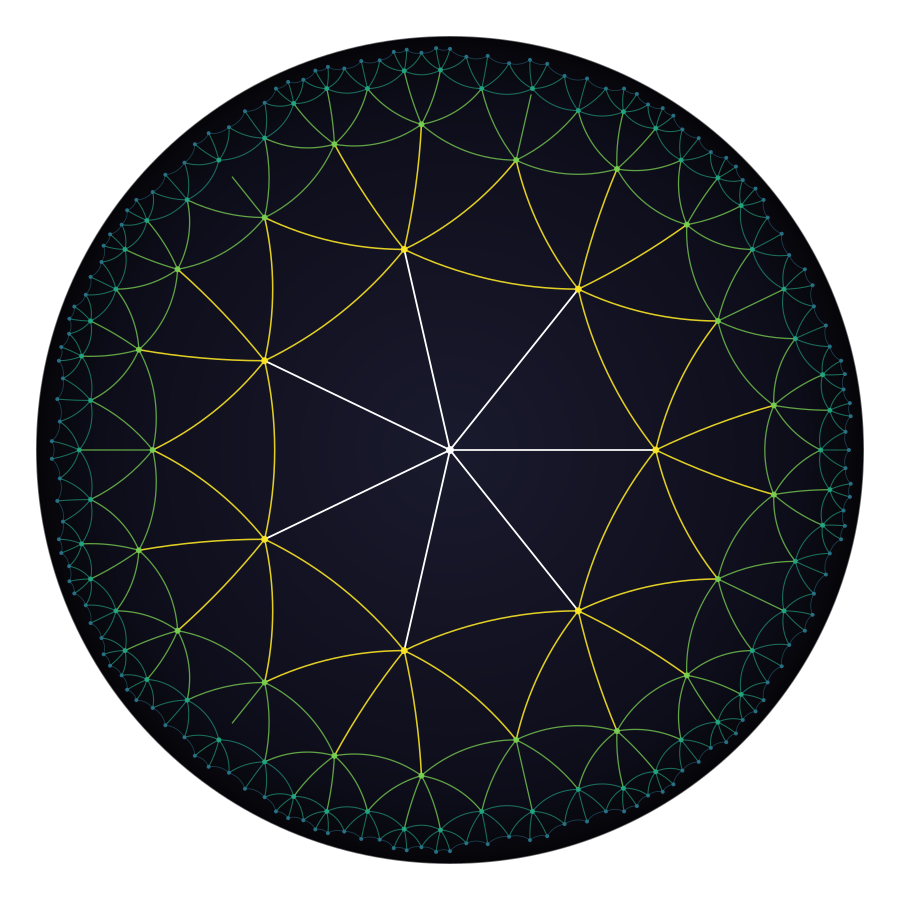

Source code (Python):
"""
Poincare Disk -- exact {3,7} tiling
====================================
Computes exact hyperbolic positions for every vertex of the {3,7} tiling
in the Poincare disk model using Mobius transformations.

The key formula: for an equilateral hyperbolic triangle with all vertex
angles alpha = 2pi/7 (since 7 triangles meet at each vertex), the hyperbolic
side length a satisfies:

    cosh(a) = cos(alpha) / (1 - cos(alpha))

Vertex positions in the Poincare disk are complex numbers z with |z| < 1,
where Euclidean distance |z| = tanh(d/2) for hyperbolic distance d from origin.

Mobius transformations (Mobius group PSL(2,R)) act as isometries of the
hyperbolic plane and are used to place each new triangle exactly.

Outputs
-------
  poincare_37.svg     -- exact tiling rendered as SVG, colored by ring
  poincare_coords.npy -- (N, 2) array of Poincare coordinates per vertex,
                        in the same vertex order as build_combinatorial()
                        -> use as additional node features for the GNN

Usage
-----
  python poincare_37.py [--rings N]  (default 4)

The coordinates in poincare_coords.npy can be loaded in the main GNN script:
  coords = np.load('poincare_coords.npy')   # shape (N, 2)
  # Add as extra node features alongside pos_xyz, ring_norm, etc.
"""

import math
from typing import Dict, List, Set, Tuple, Optional
import cmath
import argparse
import numpy as np
from collections import defaultdict
from pathlib import Path

# ===============================================================================
# Hyperbolic geometry constants for the {3,7} tiling
# ===============================================================================

ALPHA   = 2 * math.pi / 7          # vertex angle (7 triangles per vertex)
COSH_A  = math.cos(ALPHA) / (1 - math.cos(ALPHA))
A       = math.acosh(COSH_A)       # hyperbolic edge length
TANH_A2 = math.tanh(A / 2)         # Poincare disk radius for one edge length


# ===============================================================================
# Mobius transformation utilities
# ===============================================================================

def mob_translate(z: complex, w: complex) -> complex:
    """
    Hyperbolic translation: move point z by the displacement w in the
    Poincare disk. w is a complex number with |w| < 1 encoding direction
    and distance (|w| = tanh(d/2) for hyperbolic distance d).

    This is the standard Mobius transformation for the Poincare disk:
        T_w(z) = (z + w) / (1 + conj(w) * z)
    """
    return (z + w) / (1 + w.conjugate() * z)


def mob_to_origin(z: complex, center: complex) -> complex:
    """Map the Poincare disk so that `center` goes to the origin."""
    return (z - center) / (1 - center.conjugate() * z)


def mob_from_origin(z: complex, center: complex) -> complex:
    """Inverse: map origin back to `center`."""
    return (z + center) / (1 + center.conjugate() * z)


def hyp_dist(z1: complex, z2: complex) -> float:
    """Hyperbolic distance between two Poincare disk points."""
    num = abs(z1 - z2) ** 2
    den = (1 - abs(z1)**2) * (1 - abs(z2)**2)
    if den <= 0:
        return float('inf')
    return math.acosh(1 + 2 * num / den)


def third_vertex(u: complex, v: complex, side: int = 1) -> complex:
    """
    Given two adjacent vertices u, v of the {3,7} tiling (one edge of an
    equilateral hyperbolic triangle), return the third vertex on the specified
    side (+1 = left of the directed edge u->v, -1 = right).

    Method: translate so u is at the origin, rotate so v is on the positive
    real axis, place the third vertex at angle +-ALPHA from that axis at
    hyperbolic distance A, then undo the translation and rotation.
    """
    # Map u to origin
    v_local = mob_to_origin(v, u)
    angle_v  = cmath.phase(v_local)

    # Third vertex: same hyperbolic distance A from origin, at angle +-ALPHA
    w_angle = angle_v + side * ALPHA
    w_local = TANH_A2 * cmath.exp(1j * w_angle)

    # Map back to original frame
    return mob_from_origin(w_local, u)


# ===============================================================================
# Build combinatorial structure (same as main GNN script)
# ===============================================================================

def build_combinatorial(num_rings: int) -> Tuple:
    adj = defaultdict(set)
    vertex_ring: Dict[int, int] = {}
    faces = []
    seen_faces: Set[frozenset] = set()
    _id = [0]

    def new_v(r):
        v = _id[0]; _id[0] += 1
        vertex_ring[v] = r
        return v

    def add_face(a, b, c):
        key = frozenset([a, b, c])
        if key in seen_faces: return
        seen_faces.add(key); faces.append((a, b, c))
        for u, w in [(a,b),(b,c),(a,c)]:
            adj[u].add(w); adj[w].add(u)

    center = new_v(0)
    ring1  = [new_v(1) for _ in range(7)]
    for i in range(7):
        add_face(center, ring1[i], ring1[(i+1) % 7])
    boundary = {0: [center], 1: ring1}

    for r in range(2, num_rings + 1):
        prev   = boundary[r-1]
        n      = len(prev)
        needed = [7 - len(adj[v]) for v in prev]
        shared    = [new_v(r) for _ in range(n)]
        exclusive = [[new_v(r) for _ in range(needed[i]-2)] for i in range(n)]
        for i in range(n):
            v = prev[i]; v_next = prev[(i+1)%n]
            fan = [shared[(i-1)%n]] + exclusive[i] + [shared[i]]
            for j in range(len(fan)-1): add_face(v, fan[j], fan[j+1])
            add_face(v, v_next, shared[i])
        new_bdy = []
        for i in range(n):
            new_bdy.append(shared[(i-1)%n])
            new_bdy.extend(exclusive[i])
        boundary[r] = new_bdy

    return adj, vertex_ring, faces, boundary


# ===============================================================================
# Compute exact Poincare coordinates for every vertex
# ===============================================================================

def compute_poincare_coords(adj: dict, vertex_ring: dict,
                            faces: list, boundary: dict) -> np.ndarray:
    """
    Assign exact Poincare disk coordinates to every vertex.

    Strategy: BFS from the center, placing each new vertex as the
    third vertex of an equilateral hyperbolic triangle given two
    already-placed neighbors.

    For each face (a, b, c), if two vertices are placed and one is not,
    place the unplaced one using third_vertex(). The orientation (+1/-1)
    is chosen to keep the new vertex on the correct side -- we pick the
    side that is farther from the center (outward).

    Returns an (N, 2) float32 array of (Re(z), Im(z)) Poincare coordinates.
    """
    N   = max(vertex_ring) + 1
    pos = np.full((N, 2), np.nan, dtype=np.float64)

    # Place center at origin
    center_v = [v for v, r in vertex_ring.items() if r == 0][0]
    pos[center_v] = [0.0, 0.0]

    # Place ring 1: evenly spaced around origin
    ring1 = boundary[1]
    for i, v in enumerate(ring1):
        angle = 2 * math.pi * i / 7
        pos[v] = [TANH_A2 * math.cos(angle), TANH_A2 * math.sin(angle)]

    # BFS: for each face with exactly 2 placed vertices, place the third
    placed  = set(v for v in range(N) if not np.isnan(pos[v, 0]))
    changed = True
    while changed:
        changed = False
        for (a, b, c) in faces:
            verts    = [a, b, c]
            is_placed = [v in placed for v in verts]
            n_placed  = sum(is_placed)
            if n_placed == 3:
                continue
            if n_placed < 2:
                continue
            # Exactly 2 placed -- find which is unplaced
            unplaced_idx = is_placed.index(False)
            placed_pair  = [verts[i] for i in range(3) if i != unplaced_idx]
            u_idx, v_idx = placed_pair
            unplaced     = verts[unplaced_idx]

            u_c = complex(*pos[u_idx])
            v_c = complex(*pos[v_idx])

            # Try both sides, pick the one farther from origin (outward)
            w_plus  = third_vertex(u_c, v_c, side=+1)
            w_minus = third_vertex(u_c, v_c, side=-1)

            # Verify distances -- should both be at distance A from u and v
            # Pick the one that is NOT already placed (not coinciding with
            # an existing vertex) and is farther from origin if ambiguous
            def is_new(w):
                for p in placed:
                    if abs(w - complex(*pos[p])) < 1e-8:
                        return False
                return True

            if is_new(w_plus) and is_new(w_minus):
                # Both new -- pick the one farther from origin (outward)
                w = w_plus if abs(w_plus) > abs(w_minus) else w_minus
            elif is_new(w_plus):
                w = w_plus
            elif is_new(w_minus):
                w = w_minus
            else:
                # Both coincide with existing vertices -- this face is done
                continue

            pos[unplaced] = [w.real, w.imag]
            placed.add(unplaced)
            changed = True

    # Verify: all vertices should be placed
    unplaced = [v for v in range(N) if np.isnan(pos[v, 0])]
    if unplaced:
        print(f"WARNING: {len(unplaced)} vertices could not be placed: {unplaced[:5]}")

    # Verify edge lengths
    placed_set = set(v for v in range(N) if not np.isnan(pos[v, 0]))
    lengths = []
    seen_e  = set()
    for v in placed_set:
        for u in adj[v]:
            key = (min(u,v), max(u,v))
            if key in seen_e or u not in placed_set: continue
            seen_e.add(key)
            d = hyp_dist(complex(*pos[v]), complex(*pos[u]))
            lengths.append(d)
    lengths = np.array(lengths)
    print(f"Placed {len(placed_set)}/{N} vertices")
    print(f"Edge lengths: mean={lengths.mean():.6f} std={lengths.std():.8f} "
          f"(should be {A:.6f}, std~=0)")

    return pos.astype(np.float32)


# ===============================================================================
# SVG rendering
# ===============================================================================

# Ring colors (same palette as main GNN script)
_RING_COLORS = [
    '#ffffff',  # 0 -- white
    '#fde725',  # 1 -- yellow
    '#7ad151',  # 2 -- green
    '#22a884',  # 3 -- teal
    '#2a778e',  # 4 -- blue-teal
    '#414487',  # 5 -- indigo
    '#440154',  # 6 -- purple
    '#b43232',  # 7+ -- red
]

def _ring_color(r: int) -> str:
    return _RING_COLORS[min(r, len(_RING_COLORS) - 1)]


def poincare_to_svg(z: complex, cx: float, cy: float, R: float) -> Tuple:
    """Convert Poincare disk coordinate to SVG pixel coordinate."""
    return (cx + z.real * R, cy - z.imag * R)


def geodesic_arc_svg(z1: complex, z2: complex,
                     cx: float, cy: float, R: float) -> str:
    """
    Return an SVG path for the hyperbolic geodesic between z1 and z2
    in the Poincare disk.

    Geodesics in the Poincare disk are either:
      a) Diameters (if z1, z2, and origin are collinear)
      b) Circular arcs perpendicular to the boundary circle

    For case (b), we find the center and radius of the orthogonal circle,
    then output an SVG arc.
    """
    EPS = 1e-9

    def to_svg(z):
        return poincare_to_svg(z, cx, cy, R)

    # Check if the geodesic passes through (or near) the origin
    # i.e., if z1/z2 are antipodal or collinear with 0
    cross = z1.real * z2.imag - z1.imag * z2.real
    if abs(cross) < EPS:
        # Diameter -- straight line
        x1, y1 = to_svg(z1)
        x2, y2 = to_svg(z2)
        return f"M {x1:.3f},{y1:.3f} L {x2:.3f},{y2:.3f}"

    # Find the circle orthogonal to the unit disk passing through z1 and z2.
    # Its center c_orth lies on the perpendicular bisector of z1,z2
    # AND on the real/imaginary extended line satisfying |c|^2 = 1 + r^2
    # (orthogonality condition with unit circle).
    #
    # Let c = (cx_orth, cy_orth). Then:
    #   |c - z1|^2 = |c - z2|^2   (equidistant from z1 and z2)
    #   |c|^2 = 1 + |c - z1|^2   (orthogonal to unit circle)
    #
    # From the first condition: c lies on the perpendicular bisector of z1,z2.
    # Parameterise: c = mid + t * perp  where mid=(z1+z2)/2, perp=i*(z2-z1)/|z2-z1|

    mid  = (z1 + z2) / 2
    diff = z2 - z1
    perp = 1j * diff / abs(diff)   # unit perpendicular

    # |c|^2 = 1 + |c-z1|^2 gives:
    # |mid + t*perp|^2 = 1 + |mid + t*perp - z1|^2
    # Let m = mid, p = perp, d = mid - z1
    # |m|^2+2t Re(m conj(p))+t^2 = 1 + |d|^2+2t Re(d conj(p))+t^2
    # 2t Re((m-d) conj(p)) = 1 + |d|^2 - |m|^2
    # t = (1 + |d|^2 - |m|^2) / (2 Re((m-d) conj(p)))
    d     = mid - z1
    denom = 2 * (((mid - d) * perp.conjugate()).real)
    if abs(denom) < EPS:
        # Degenerate -- use straight line
        x1, y1 = to_svg(z1)
        x2, y2 = to_svg(z2)
        return f"M {x1:.3f},{y1:.3f} L {x2:.3f},{y2:.3f}"

    t       = (1 + abs(d)**2 - abs(mid)**2) / denom
    c_orth  = mid + t * perp
    r_orth  = abs(c_orth - z1)

    # Convert to SVG
    x1, y1    = to_svg(z1)
    x2, y2    = to_svg(z2)
    cx_o, cy_o = poincare_to_svg(c_orth, cx, cy, R)
    r_svg      = r_orth * R

    # Determine arc direction (large-arc=0, sweep depends on orientation)
    # The shorter arc between z1 and z2 on the orthogonal circle.
    # Angular span determines large-arc flag.
    # NOTE: SVG y-axis is flipped (y increases downward), so we conjugate
    # the Poincare coordinates when computing the sweep direction.
    ang1   = cmath.phase((z1 - c_orth).conjugate())
    ang2   = cmath.phase((z2 - c_orth).conjugate())
    d_ang  = ((ang2 - ang1 + math.pi) % (2*math.pi)) - math.pi
    large  = 1 if abs(d_ang) > math.pi else 0
    sweep  = 1 if d_ang > 0 else 0

    return (f"M {x1:.3f},{y1:.3f} "
            f"A {r_svg:.3f},{r_svg:.3f} 0 {large},{sweep} {x2:.3f},{y2:.3f}")


def render_svg(pos: np.ndarray, adj: dict, vertex_ring: dict, faces: list,
               num_rings: int, path: str,
               size: int = 900, show_vertices: bool = True) -> None:
    """
    Render the {3,7} Poincare disk tiling as SVG.

    Edges are drawn as geodesic arcs (circles perpendicular to boundary).
    Vertices are colored by ring index.
    """
    R  = size * 0.46          # disk radius in pixels
    cx = size / 2             # disk center x
    cy = size / 2             # disk center y

    N       = len(pos)
    placed  = [v for v in range(N) if not np.isnan(pos[v, 0])]
    seen_e  = set()

    # Collect edge paths grouped by min ring (for layered rendering)
    edge_paths_by_ring = defaultdict(list)
    for v in placed:
        for u in adj[v]:
            if u not in set(placed): continue
            key = (min(u,v), max(u,v))
            if key in seen_e: continue
            seen_e.add(key)
            z1 = complex(pos[v, 0], pos[v, 1])
            z2 = complex(pos[u, 0], pos[u, 1])
            r  = min(vertex_ring[v], vertex_ring[u])
            edge_paths_by_ring[r].append(geodesic_arc_svg(z1, z2, cx, cy, R))

    lines = []
    lines.append(f'<svg xmlns="http://www.w3.org/2000/svg" '
                 f'width="{size}" height="{size}" '
                 f'viewBox="0 0 {size} {size}" '
                 f'style="background:#0a0a0f">')

    # Defs: clip path so nothing renders outside the disk
    lines.append(f'<defs>')
    lines.append(f'  <clipPath id="disk">')
    lines.append(f'    <circle cx="{cx}" cy="{cy}" r="{R}"/>')
    lines.append(f'  </clipPath>')
    # Radial gradient for the disk background
    lines.append(f'  <radialGradient id="bg" cx="50%" cy="50%" r="50%">')
    lines.append(f'    <stop offset="0%" stop-color="#1a1a2e"/>')
    lines.append(f'    <stop offset="85%" stop-color="#0d0d1a"/>')
    lines.append(f'    <stop offset="100%" stop-color="#050508"/>')
    lines.append(f'  </radialGradient>')
    lines.append(f'</defs>')

    # Disk background
    lines.append(f'<circle cx="{cx}" cy="{cy}" r="{R}" fill="url(#bg)"/>')

    # Edge group (clipped to disk)
    lines.append(f'<g clip-path="url(#disk)">')
    for r in sorted(edge_paths_by_ring.keys()):
        # Outer rings slightly thinner and more transparent
        opacity   = max(0.25, 1.0 - r * 0.12)
        thickness = max(0.4, 1.8 - r * 0.25)
        color     = _ring_color(r)
        lines.append(f'  <g stroke="{color}" stroke-width="{thickness:.2f}" '
                     f'fill="none" opacity="{opacity:.2f}">')
        for path_d in edge_paths_by_ring[r]:
            lines.append(f'    <path d="{path_d}"/>')
        lines.append(f'  </g>')
    lines.append(f'</g>')

    # Vertices
    if show_vertices:
        lines.append(f'<g clip-path="url(#disk)">')
        for v in placed:
            z      = complex(pos[v, 0], pos[v, 1])
            px, py = poincare_to_svg(z, cx, cy, R)
            r      = vertex_ring[v]
            color  = _ring_color(r)
            radius = max(1.0, 4.0 - r * 0.5)
            lines.append(f'  <circle cx="{px:.2f}" cy="{py:.2f}" '
                         f'r="{radius:.1f}" fill="{color}" '
                         f'opacity="0.9"/>')
        lines.append(f'</g>')

    # Boundary circle
    lines.append(f'<circle cx="{cx}" cy="{cy}" r="{R}" '
                 f'fill="none" stroke="#ffffff" stroke-width="1.5" '
                 f'opacity="0.4"/>')

    # Label
    lines.append(f'<text x="{cx}" y="{size - 18}" '
                 f'font-family="Georgia, serif" font-size="13" '
                 f'fill="#ffffff" opacity="0.5" text-anchor="middle">'
                 f'{{3,7}} tiling -- Poincare disk -- {num_rings} rings'
                 f'</text>')

    lines.append('</svg>')

    with open(path, 'w') as f:
        f.write('\n'.join(lines))
    print(f"SVG saved: {path}  ({len(placed)} vertices, {len(seen_e)} edges)")


# ===============================================================================
# Main
# ===============================================================================

if __name__ == '__main__':
    parser = argparse.ArgumentParser(
        description='Poincare disk {3,7} tiling')
    parser.add_argument('--rings', type=int, default=4,
                        help='Number of rings (default 4; '
                             'ring 5 has 617 vertices, ring 6 has 1625)')
    parser.add_argument('--size',  type=int, default=900,
                        help='SVG size in pixels (default 900)')
    parser.add_argument('--no-vertices', action='store_true',
                        help='Omit vertex dots (cleaner for many rings)')
    args = parser.parse_args()

    print(f"{{3,7}} Poincare disk tiling -- {args.rings} rings")
    print(f"  Vertex angle:          2pi/7 = {math.degrees(ALPHA):.4f} ")
    print(f"  Hyperbolic edge length: a  = {A:.6f}")
    print(f"  Poincare radius (ring 1):  = {TANH_A2:.6f}")
    print()

    print("Building combinatorial structure...")
    adj, vertex_ring, faces, boundary = build_combinatorial(args.rings)
    N = max(vertex_ring) + 1
    ring_sizes = [sum(1 for v,r in vertex_ring.items() if r==k)
                  for k in range(args.rings + 1)]
    print(f"  Vertices: {N}  Faces: {len(faces)}")
    print(f"  Ring sizes: {ring_sizes}")
    print()

    print("Computing exact Poincare coordinates...")
    coords = compute_poincare_coords(adj, vertex_ring, faces, boundary)
    print()

    print("Rendering SVG...")
    svg_path = 'poincare_37.svg'
    render_svg(coords, adj, vertex_ring, faces,
               num_rings=args.rings,
               path=svg_path,
               size=args.size,
               show_vertices=not args.no_vertices)

    print("Saving coordinates for GNN...")
    npy_path = 'poincare_coords.npy'
    np.save(npy_path, coords)
    print(f"  Saved: {npy_path}  shape={coords.shape} dtype={coords.dtype}")

    print()
    print("To use Poincare coordinates as GNN node features:")
    print("  coords = np.load('poincare_coords.npy')  # (N, 2)")
    print("  # coords[v] = (Re(z), Im(z)) in Poincare disk for vertex v")
    print("  # |coords[v]| = tanh(hyp_dist(v, center) / 2)")
    print("  # Append to node_feat in _node_features() in main GNN script")
    print()
    print(f"  Ring sizes: {ring_sizes}")
    print(f"  Poincare radii by ring:")
    for r in range(args.rings + 1):
        verts_r = [v for v,rv in vertex_ring.items() if rv==r]
        if verts_r:
            v = verts_r[0]
            if not np.isnan(coords[v, 0]):
                poincare_r = math.sqrt(coords[v,0]**2 + coords[v,1]**2)
                hyp_r = 2 * math.atanh(poincare_r) if poincare_r < 1 else float('inf')
                print(f"    ring {r}: |z| ~= {poincare_r:.4f}  "
                      f"(hyp dist from center ~= {hyp_r:.4f} = {r} x {A:.4f})")
